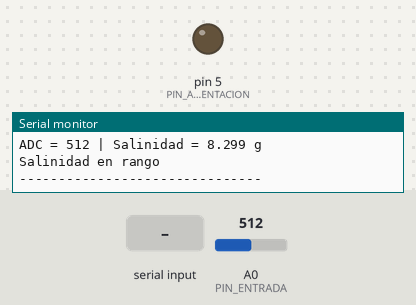
This sketch was run on a simulated Arduino Uno, built with avr-gcc and run on an emulated ATmega328P. Parts: output pins drawn as LEDs (lit = HIGH), the last lines printed to the serial monitor. Dashed ring = blinking. Inputs (shaded band) come from the test bench; at power-on: A0 (PIN_ENTRADA) = 512. EEPROM starts erased.

Above: at 6.3 s.
6.4 s: "u\n" received over Serial
At 7.4 s:
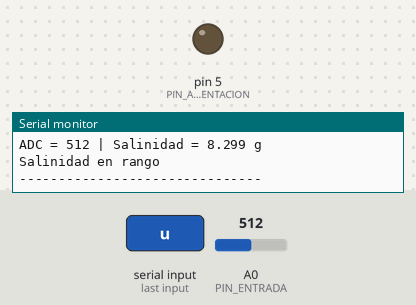
9.8 s: "90,45\n" received over Serial
11.3 s: "30,150\n" received over Serial
At 14.59 s:
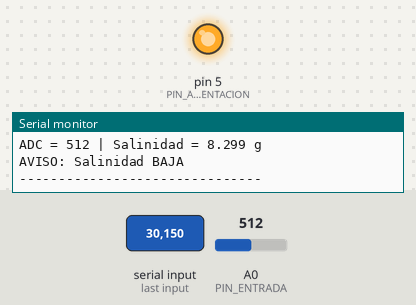
19.2 s: byte 65 ('A') received over Serial
At 20.3 s:
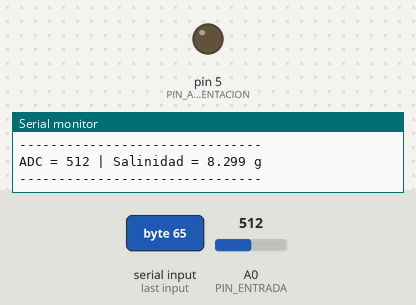
22.4 s: byte 10 ('\n') received over Serial
At 22.65 s:
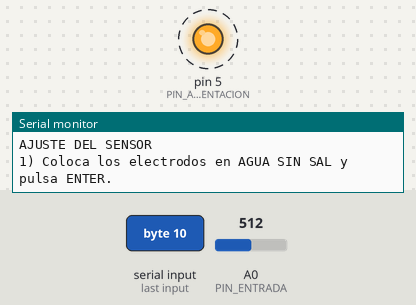
26.9 s: byte 13 ('\r') received over Serial
At 27.3 s:
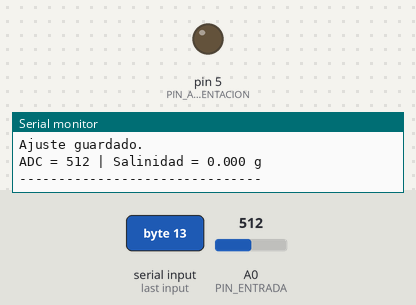
Timing chart, 0 to 31.4 s (numbered marks = the images above; inputs shaded):
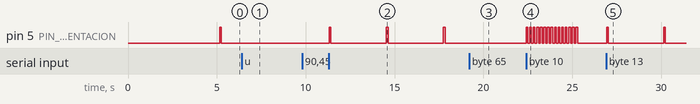

Measured:
- after the input at 6.4 s, pin 5 (PIN_ALIMENTACION): stays LOW (without the input it goes to HIGH after 2.0 s)
- after the input at 11.3 s, pin 5 (PIN_ALIMENTACION): alternates HIGH for 0.10 s and LOW for 3.1 s, starting at once
- after the input at 19.2 s, pin 5 (PIN_ALIMENTACION): stays LOW (without the input it goes to HIGH after 1.7 s)
- after the input at 22.4 s, pin 5 (PIN_ALIMENTACION): alternates HIGH for 0.10 s and LOW for 0.10 s, 30 changes in all, then stays LOW, starting at once
- after the input at 26.9 s, pin 5 (PIN_ALIMENTACION): alternates HIGH for 0.10 s and LOW for 3.1 s, starting at once

The sketch:

prac4.ino
```cpp
// ===================== SALINIDAD — v3 para usuario =====================
// - Conversión ADC -> gramos con polinomio fijo (calculado en Excel)
// - Ajuste rápido del sensor (cero y escala) opcional, con memoria
// - Aviso cuando la salinidad está por debajo o por encima de tus límites
// =======================================================================

#include <EEPROM.h>

#define PIN_ALIMENTACION 5   // pin que alimenta la sonda
#define PIN_ENTRADA     A0   // pin de lectura ADC

// ---------- Polinomio fijo ADC -> gramos (de tu Excel) ----------
const float COEF_A2 = -0.000384727062f;  // x^2
const float COEF_B1 =  0.609727062f;     // x
const float COEF_C0 = -203.027875f;      // c

// ---------- Ajustes guardados (se aplican encima del polinomio) ----------
float ajusteOffsetG = 0.0f;  // suma en gramos
float ajusteEscalaK = 1.0f;  // multiplicador

// ---------- Límites de aviso ----------
float limiteBajoG = 5.0f;    // ajusta a tu cultivo
float limiteAltoG = 30.0f;   // ajusta a tu cultivo
int   estadoLimite = 99;     // -1 bajo, 0 ok, 1 alto, 99 sin evaluar

// ---------- EEPROM ----------
const uint32_t FIRMA_CONF = 0x434F4E46u; // 'CONF'
const uint32_t FIRMA_UMBR = 0x554D4252u; // 'UMBR'

struct DatosConf { uint32_t firma; float offset; float k; };
struct DatosUmbr { uint32_t firma; float bajo;   float alto; };

const int EEPROM_DIR_CONF = 0;
const int EEPROM_DIR_UMBR = EEPROM_DIR_CONF + sizeof(DatosConf);

// ===================== Utilidades serie =====================
char leerTecla(){
  while (!Serial.available()) {}
  char c = Serial.read();
  while (Serial.available()) Serial.read(); // limpia \r\n
  return c;
}

float leerNumero(){
  String s = "";
  while (true){
    if (Serial.available()){
      char ch = Serial.read();
      if (ch == '\n' || ch == '\r'){ if (s.length() > 0) break; }
      else s += ch;
    }
  }
  return s.toFloat();
}

// ============================ Lecturas ============================
int leerADC(){
  digitalWrite(PIN_ALIMENTACION, HIGH);
  delay(100);
  int v = analogRead(PIN_ENTRADA);
  digitalWrite(PIN_ALIMENTACION, LOW);
  delay(100);
  return v;
}

int mediaADC(int n){
  long suma = 0;
  for (int i = 0; i < n; i++) suma += leerADC();
  return (int)(suma / (long)n);
}

// ============ Conversión: polinomio + ajustes ============
float gramosDesdeADC(int x){
  float g = COEF_A2 * x * x + COEF_B1 * x + COEF_C0;
  g = (g + ajusteOffsetG) * ajusteEscalaK;
  if (g < 0) g = 0;
  return g;
}

// ======================= Guardar/cargar =======================
void guardarConf(){
  DatosConf d = { FIRMA_CONF, ajusteOffsetG, ajusteEscalaK };
  EEPROM.put(EEPROM_DIR_CONF, d);
}
bool cargarConf(){
  DatosConf d;
  EEPROM.get(EEPROM_DIR_CONF, d);
  if (d.firma != FIRMA_CONF) return false;
  ajusteOffsetG = d.offset;
  ajusteEscalaK = d.k;
  return true;
}

void guardarUmbrales(){
  DatosUmbr d = { FIRMA_UMBR, limiteBajoG, limiteAltoG };
  EEPROM.put(EEPROM_DIR_UMBR, d);
}
bool cargarUmbrales(){
  DatosUmbr d;
  EEPROM.get(EEPROM_DIR_UMBR, d);
  if (d.firma != FIRMA_UMBR) return false;
  limiteBajoG = d.bajo;
  limiteAltoG = d.alto;
  return true;
}

// ======================= Ajuste del sensor =======================
// Paso 1: “cero” en agua sin sal. Paso 2 (opcional): escala con una solución conocida.
void ajustarSensor(){
  Serial.println();
  Serial.println("AJUSTE DEL SENSOR");
  Serial.println("1) Coloca los electrodos en AGUA SIN SAL y pulsa ENTER.");
  while (Serial.available()) Serial.read();
  while (!Serial.available()) {}
  while (Serial.available()) Serial.read();

  int adcCero = mediaADC(15);
  float gCero = COEF_A2 * adcCero * adcCero + COEF_B1 * adcCero + COEF_C0;
  ajusteOffsetG = -gCero; // que marque 0 g en agua sin sal

  Serial.print("ADC cero = "); Serial.print(adcCero);
  Serial.print(" | marca = "); Serial.print(gCero, 4);
  Serial.print(" g -> offset = "); Serial.println(ajusteOffsetG, 4);

  Serial.println();
  Serial.println("2) ¿Quieres ajustar la escala con una solucion conocida? (s/n)");
  char r = leerTecla();
  if (r == 's' || r == 'S'){
    Serial.println("   Escribe los gramos REALES de esa solucion y pulsa ENTER:");
    float gReal = leerNumero();

    Serial.println("   Mete los electrodos en la solucion y pulsa ENTER.");
    while (Serial.available()) Serial.read();
    while (!Serial.available()) {}
    while (Serial.available()) Serial.read();

    int adcRef = mediaADC(15);
    float gMedida = (COEF_A2 * adcRef * adcRef + COEF_B1 * adcRef + COEF_C0) + ajusteOffsetG;

    if (gMedida <= 0.0001f) ajusteEscalaK = 1.0f;
    else ajusteEscalaK = gReal / gMedida;

    if (ajusteEscalaK < 0.5f) ajusteEscalaK = 0.5f;
    if (ajusteEscalaK > 1.5f) ajusteEscalaK = 1.5f;

    Serial.print("ADC ref = "); Serial.print(adcRef);
    Serial.print(" | marca (tras offset) = "); Serial.print(gMedida, 4); Serial.println(" g");
    Serial.print("Escala = "); Serial.println(ajusteEscalaK, 4);
  } else {
    ajusteEscalaK = 1.0f;
  }

  guardarConf();
  Serial.println("Ajuste guardado.");
  Serial.println();
}

// ========================= Límites de aviso =========================
void configurarLimites(){
  Serial.println();
  Serial.println("CONFIGURAR LIMITES");
  Serial.println("Introduce LIMITE BAJO (g) y pulsa ENTER:");
  float bajo = leerNumero();
  Serial.println("Introduce LIMITE ALTO (g) y pulsa ENTER:");
  float alto = leerNumero();

  if (bajo < 0) bajo = 0;
  if (alto < 0) alto = 0;
  if (alto < bajo){ float t = bajo; bajo = alto; alto = t; }

  limiteBajoG = bajo;
  limiteAltoG = alto;
  guardarUmbrales();

  Serial.print("Guardado: bajo="); Serial.print(limiteBajoG, 3);
  Serial.print(" g | alto="); Serial.print(limiteAltoG, 3); Serial.println(" g");
  estadoLimite = 99;
  Serial.println();
}

void avisarSegunLimites(float g){
  int estado = 0;
  if (g < limiteBajoG) estado = -1;
  else if (g > limiteAltoG) estado = 1;
  else estado = 0;

  if (estado != estadoLimite){
    if (estado == -1) Serial.println("AVISO: Salinidad BAJA");
    else if (estado == 1) Serial.println("AVISO: Salinidad ALTA");
    else Serial.println("Salinidad en rango");
    estadoLimite = estado;
  }
}

// =============================== SETUP ===============================
void setup(){
  pinMode(PIN_ALIMENTACION, OUTPUT);
  Serial.begin(9600);
  delay(50);

  if (cargarConf()){
    Serial.print("Ajustes cargados: offset="); Serial.print(ajusteOffsetG, 4);
    Serial.print(" | escala="); Serial.println(ajusteEscalaK, 4);
  } else {
    Serial.println("Sin ajustes previos: offset=0, escala=1.");
  }

  if (cargarUmbrales()){
    Serial.print("Limites: bajo="); Serial.print(limiteBajoG, 3);
    Serial.print(" g | alto="); Serial.print(limiteAltoG, 3); Serial.println(" g");
  } else {
    Serial.print("Limites por defecto: bajo="); Serial.print(limiteBajoG, 3);
    Serial.print(" g | alto="); Serial.print(limiteAltoG, 3); Serial.println(" g");
    guardarUmbrales();
  }

  Serial.println("En 5 s puedes pulsar: 'A' (ajustar sensor) o 'U' (cambiar limites).");
  unsigned long t0 = millis();
  while (millis() - t0 < 5000){
    if (Serial.available()){
      char c = Serial.read();
      if (c == 'A' || c == 'a'){ ajustarSensor(); break; }
      if (c == 'U' || c == 'u'){ configurarLimites(); break; }
    }
  }
  Serial.println("Iniciando lecturas...");
}

// ================================ LOOP ================================
void loop(){
  // Accesos rápidos
  if (Serial.available()){
    char c = Serial.read();
    if (c == 'A' || c == 'a') ajustarSensor();
    if (c == 'U' || c == 'u') configurarLimites();
  }

  int   adc    = leerADC();
  float gramos = gramosDesdeADC(adc);

  Serial.print("ADC = ");
  Serial.print(adc);
  Serial.print(" | Salinidad = ");
  Serial.print(gramos, 3);
  Serial.println(" g");

  avisarSegunLimites(gramos);

  Serial.println("-------------------------------");
  delay(3000);
}
```
